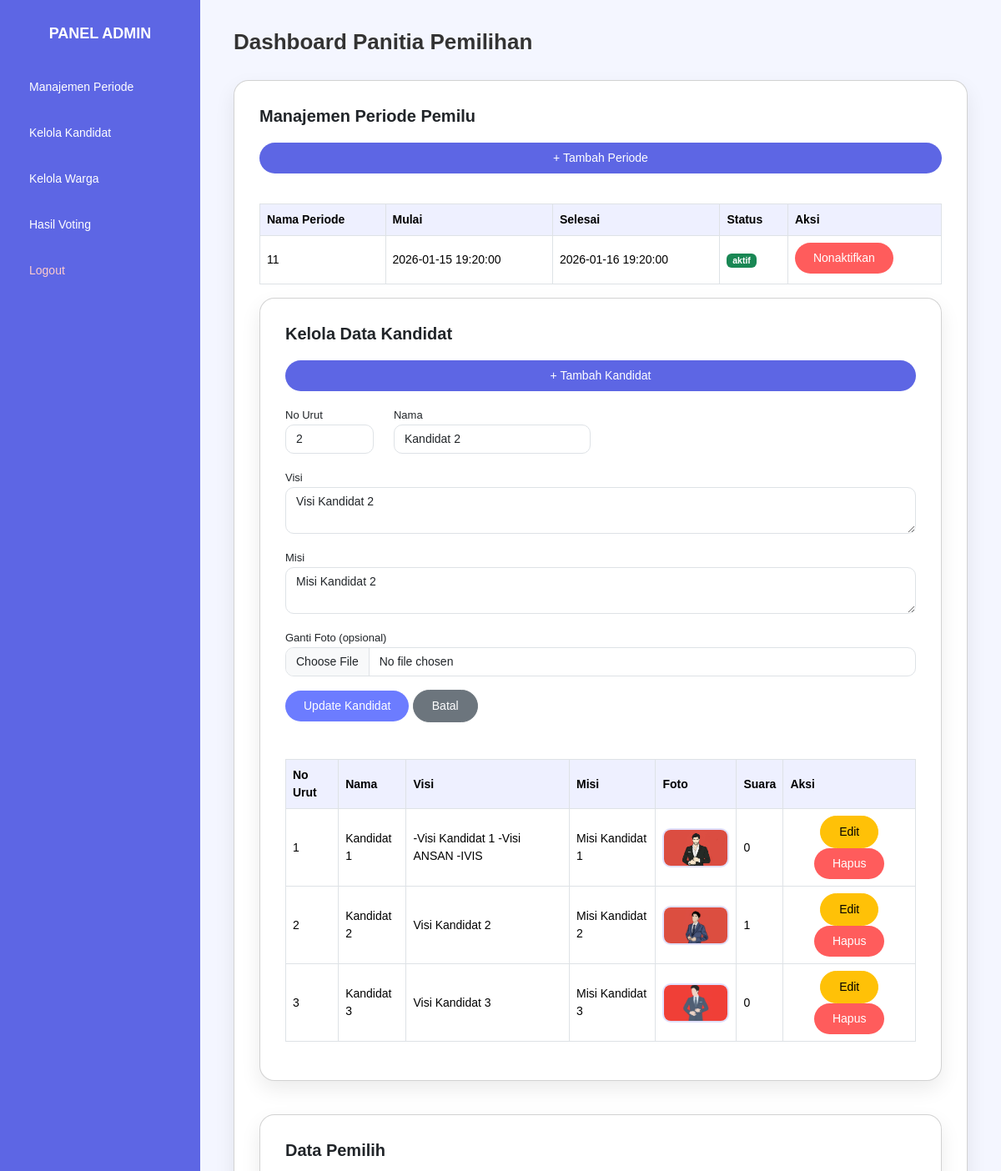
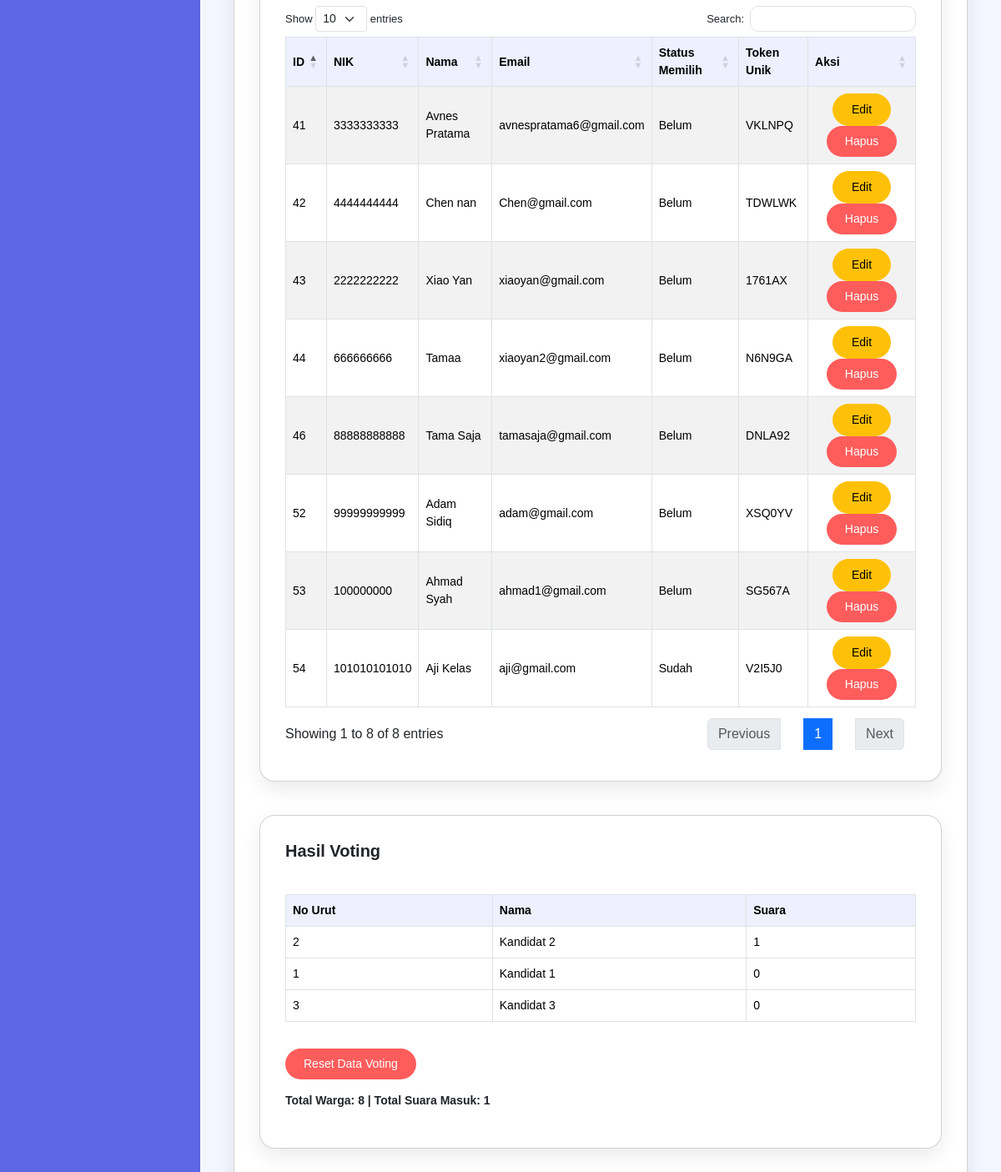
Screenshot of /panitia.php?edit_kandidat=67 (signed in) with the database file from the repository (2 pictures, top to bottom).
### tables this page shows
CREATE TABLE `periode_pemilu` (
  `id` int(11) NOT NULL,
  `nama_periode` varchar(100) NOT NULL,
  `start_datetime` datetime NOT NULL,
  `end_datetime` datetime NOT NULL,
  `status` enum('aktif','nonaktif') DEFAULT 'nonaktif'
);

CREATE TABLE `kandidat` (
  `id` int(11) NOT NULL,
  `no_urut` int(11) DEFAULT NULL,
  `nama` varchar(100) DEFAULT NULL,
  `visi` text DEFAULT NULL,
  `misi` text DEFAULT NULL,
  `foto` varchar(255) DEFAULT NULL,
  `suara` int(11) DEFAULT 0
);

CREATE TABLE `user` (
  `id` int(11) NOT NULL,
  `nik` varchar(16) NOT NULL,
  `nama` varchar(100) NOT NULL,
  `email` varchar(50) NOT NULL,
  `password` varchar(255) NOT NULL,
  `role` varchar(50) NOT NULL,
  `sudah_memilih` tinyint(1) NOT NULL DEFAULT 0,
  `kode_unik` varchar(6) DEFAULT NULL
);

### Panitia.php (the view, shortened to what this page needs)
<?php
include "koneksi.php";
$editKandidat = null;
if (isset($_GET['edit_kandidat'])) {
    $id = $_GET['edit_kandidat'];
    $editKandidat = mysqli_fetch_assoc(
        mysqli_query($koneksi, "SELECT * FROM kandidat WHERE id='$id'")
    );
}
?>
<!DOCTYPE html>
<html lang="id">
<head>
    <link href="https://cdn.jsdelivr.net/npm/bootstrap@5.3.8/dist/css/bootstrap.min.css" rel="stylesheet">
    <link href="https://cdn.datatables.net/1.13.8/css/dataTables.bootstrap5.min.css" rel="stylesheet">
    <link rel="stylesheet" href="CSS/PanitiaStyle.css">
</head>
<body>
<div class="admin-layout">
    <aside class="sidebar">
        <h3>PANEL ADMIN</h3>
        <a href="#periode">Manajemen Periode</a>
        <a href="#kandidat">Kelola Kandidat</a>
        <a href="#warga">Kelola Warga</a>
        <a href="#hasil">Hasil Voting</a>
        <a href="logout.php"
           onclick="return confirm('Apakah Anda Yakin ingin Keluar?')"
           style="color:#ffcccc">Logout</a>
    </aside>
    <main class="main-content">
        <h1>Dashboard Panitia Pemilihan</h1>
        <section id="periode" class="card">
    <h2>Manajemen Periode Pemilu</h2>
    <button class="btn btn-success mb-3" onclick="togglePeriodeForm()">
    + Tambah Periode
</button>
    <table class="table table-bordered">
    <thead>
    <tr>
        <th>Nama Periode</th>
        <th>Mulai</th>
        <th>Selesai</th>
        <th>Status</th>
        <th>Aksi</th>
    </tr>
    </thead>
    <tbody>
    <?php
    $periode = mysqli_query($koneksi, "SELECT * FROM periode_pemilu ORDER BY id DESC");
    while ($p = mysqli_fetch_assoc($periode)) {
        echo "
        <tr>
            <td>{$p['nama_periode']}</td>
            <td>{$p['start_datetime']}</td>
            <td>{$p['end_datetime']}</td>
            <td>
                <span class='badge ".($p['status']=='aktif'?'bg-success':'bg-secondary')."'>
                    {$p['status']}
                </span>
            </td>
            <td>
        ";
        if ($p['status'] == 'aktif') {
            echo "
                <a href='?nonaktifkan_periode={$p['id']}'
                   class='btn btn-danger btn-sm mb-1'>
                   Nonaktifkan
                </a>
            ";
        }
        echo "</td></tr>";
    }
    ?>
    </tbody>
</table>
        <section id="kandidat" class="card">
            <h2>Kelola Data Kandidat</h2>
            <button class="btn btn-success mb-3" onclick="toggleForm()">
                + Tambah Kandidat
            </button>
<?php if ($editKandidat): ?>
<form method="POST" enctype="multipart/form-data" class="mb-4">
    <div class="row">
        <div class="col-md-2">
            <label>No Urut</label>
            <input type="number" name="no_urut" class="form-control"
                   value="<?= $editKandidat['no_urut'] ?>" required>
        </div>
        <div class="col-md-4">
            <label>Nama</label>
            <input type="text" name="nama" class="form-control"
                   value="<?= $editKandidat['nama'] ?>" required>
        </div>
    </div>
    <div class="mt-3">
        <label>Visi</label>
        <textarea name="visi" class="form-control" required><?= $editKandidat['visi'] ?></textarea>
    </div>
    <div class="mt-3">
        <label>Misi</label>
        <textarea name="misi" class="form-control" required><?= $editKandidat['misi'] ?></textarea>
    </div>
    <div class="mt-3">
        <label>Ganti Foto (opsional)</label>
        <input type="file" name="foto" class="form-control">
    </div>
    <button class="btn btn-primary mt-3" name="update_kandidat">
        Update Kandidat
    </button>
    <a href="panitia.php#kandidat" class="btn btn-secondary mt-3">Batal</a>
</form>
<?php endif; ?>
            <table class="table table-bordered">
                <thead>
                <tr>
                    <th>No Urut</th>
                    <th>Nama</th>
                    <th>Visi</th>
                    <th>Misi</th>
                    <th>Foto</th>
                    <th>Suara</th>
                    <th>Aksi</th>
                </tr>
                </thead>
                <tbody>
                <?php
                $kandidat = mysqli_query($koneksi, "SELECT * FROM kandidat ORDER BY no_urut");
                while ($k = mysqli_fetch_assoc($kandidat)) {
    echo "
    <tr>
        <td>{$k['no_urut']}</td>
        <td>{$k['nama']}</td>
        <td>{$k['visi']}</td>
        <td>{$k['misi']}</td>
        <td>
            <img src='foto_kandidat/{$k['foto']}' width='80'>
        </td>
        <td>{$k['suara']}</td>
        <td class='text-center'>
            <a href='panitia.php?edit_kandidat={$k['id']}#kandidat'
               class='btn btn-warning btn-sm'>Edit</a>
            <a href='panitia.php?hapus_kandidat={$k['id']}'
               class='btn btn-danger btn-sm'
               onclick=\"return confirm('Yakin ingin menghapus kandidat ini?')\">
               Hapus
            </a>
        </td>
    </tr>";
}
                ?>
                </tbody>
            </table>
        </section>
        <section id="warga" class="card">
            <h2>Data Pemilih</h2>
            <table id="tabelWarga" class="table table-striped table-bordered">
                <thead>
                <tr>
                    <th>ID</th>
                    <th>NIK</th>
                    <th>Nama</th>
                    <th>Email</th>
                    <th>Status Memilih</th>
                    <th>Token Unik</th>
                    <th>Aksi</th>
                </tr>
                </thead>
                <tbody>
                <?php
                $warga = mysqli_query($koneksi, "SELECT * FROM user WHERE role='pemilih' ORDER BY nama ASC");
                while ($w = mysqli_fetch_assoc($warga)) {
                    echo "
                    <tr>
                        <td>{$w['id']}</td>
                        <td>{$w['nik']}</td>
                        <td>{$w['nama']}</td>
                        <td>{$w['email']}</td>
                        <td>" . ($w['sudah_memilih'] ? 'Sudah' : 'Belum') . "</td>
                        <td>{$w['kode_unik']}</td>
                        <td class='text-center'>
                   <a href='panitia.php?edit_warga={$w['id']}#warga'
                      class='btn btn-warning btn-sm'>Edit</a>
                   <a href='?hapus_warga={$w['id']}'
                      class='btn btn-danger btn-sm'
                     onclick=\"return confirm('Yakin ingin menghapus warga ini?')\"> Hapus</a>
                     </td>
                    </tr>";
                }
                ?>
                </tbody>
            </table>
        </section>
        <?php
        $jumlah_voting = mysqli_num_rows(
            mysqli_query($koneksi, "SELECT * FROM voting")
        );
        ?>
        <section id="hasil" class="card">
            <h2>Hasil Voting</h2>
            <table class="table table-bordered">
                <tr>
                    <th>No Urut</th>
                    <th>Nama</th>
                    <th>Suara</th>
                </tr>
                <?php
                $hasil = mysqli_query($koneksi, "SELECT * FROM kandidat ORDER BY suara DESC");
                while ($h = mysqli_fetch_assoc($hasil)) {
                    echo "
                    <tr>
                        <td>{$h['no_urut']}</td>
                        <td>{$h['nama']}</td>
                        <td>{$h['suara']}</td>
                    </tr>";
                }
                ?>
            </table>
            <?php if ($jumlah_voting > 0): ?>
                <form method="POST" class="mt-3">
                    <button class="btn btn-danger" name="reset_voting"
                            onclick="return confirm('Yakin ingin mereset seluruh data voting?')">
                        Reset Data Voting
                    </button>
                </form>
            <?php endif; ?>
            <p class="fw-bold">
                Total Warga:
                <?= mysqli_num_rows(mysqli_query($koneksi, "SELECT * FROM user WHERE role='pemilih'")); ?>
                |
                Total Suara Masuk:
                <?= mysqli_num_rows(mysqli_query($koneksi, "SELECT * FROM voting")); ?>
            </p>
        </section>
    </main>
</div>
</body>
</html>

### CSS/PanitiaStyle.css (style rules this page uses)
* { margin: 0; padding: 0; box-sizing: border-box; font-family: "Poppins", sans-serif; }
body { background: #f4f6ff; color: #333; }
.admin-layout { display: flex; min-height: 100vh; }
.sidebar { width: 240px; background: #5d66e4; padding: 30px 20px; color: #fff; }
.sidebar h3 { text-align: center; margin-bottom: 30px; font-size: 18px; font-weight: 700; }
.sidebar a { display: block; padding: 12px 15px; margin-bottom: 10px; border-radius: 10px; color: #ffffff; text-decoration: none; font-size: 14px; }
.main-content { flex: 1; padding: 35px 40px; }
.main-content h1 { font-size: 26px; margin-bottom: 30px; font-weight: 700; }
.card { background: #ffffff; border-radius: 18px; padding: 30px; margin-bottom: 40px; box-shadow: 0 10px 25px rgba(0, 0, 0, 0.08); }
.card h2 { font-size: 20px; margin-bottom: 20px; font-weight: 600; }
label { font-size: 13px; font-weight: 500; }
.form-control { border-radius: 10px; font-size: 14px; }
.btn { border-radius: 25px; font-size: 14px; padding: 8px 22px; }
.btn-success { background: #5d66e4; border: none; }
.btn-primary { background: #6c7cff; border: none; }
.btn-danger { background: #ff5c5c; border: none; }
.table { margin-top: 20px; font-size: 14px; }
.table th { background: #eef0ff; font-weight: 600; }
.table td, .table th { vertical-align: middle; }
.table img { border-radius: 10px; border: 2px solid #e0e0ff; }
.fw-bold { margin-top: 15px; font-size: 14px; }

### rows the page displays
periode_pemilu: nama_periode "11", start_datetime "2026-01-15 19:20:00", end_datetime "2026-01-16 19:20:00", status "aktif"
kandidat: no_urut "2", nama "Kandidat 2", visi "Visi Kandidat 2", misi "Misi Kandidat 2", foto (picture), suara "1"
kandidat: no_urut "1", nama "Kandidat 1", visi "-Visi Kandidat 1 -Visi ANSAN -IVIS", misi "Misi Kandidat 1", foto (picture), suara "0"
kandidat: no_urut "3", nama "Kandidat 3", visi "Visi Kandidat 3", misi "Misi Kandidat 3", foto (picture), suara "0"
user: id "52", nik "99999999999", nama "Adam Sidiq", email "adam@gmail.com", sudah_memilih "Belum", kode_unik "XSQ0YV"
user: id "53", nik "100000000", nama "Ahmad Syah", email "ahmad1@gmail.com", sudah_memilih "Belum", kode_unik "SG567A"
user: id "54", nik "101010101010", nama "Aji Kelas", email "aji@gmail.com", sudah_memilih "Sudah", kode_unik "V2I5J0"
user: id "41", nik "3333333333", nama "Avnes Pratama", email "avnespratama6@gmail.com", sudah_memilih "Belum", kode_unik "VKLNPQ"
user: id "42", nik "4444444444", nama "Chen nan", email "Chen@gmail.com", sudah_memilih "Belum", kode_unik "TDWLWK"
user: id "46", nik "88888888888", nama "Tama Saja", email "tamasaja@gmail.com", sudah_memilih "Belum", kode_unik "DNLA92"
user: id "44", nik "666666666", nama "Tamaa", email "xiaoyan2@gmail.com", sudah_memilih "Belum", kode_unik "N6N9GA"
user: id "43", nik "2222222222", nama "Xiao Yan", email "xiaoyan@gmail.com", sudah_memilih "Belum", kode_unik "1761AX"

### other values shown
mysqli_num_rows(mysqli_query($koneksi, "SELECT * FROM voting")) "1"
